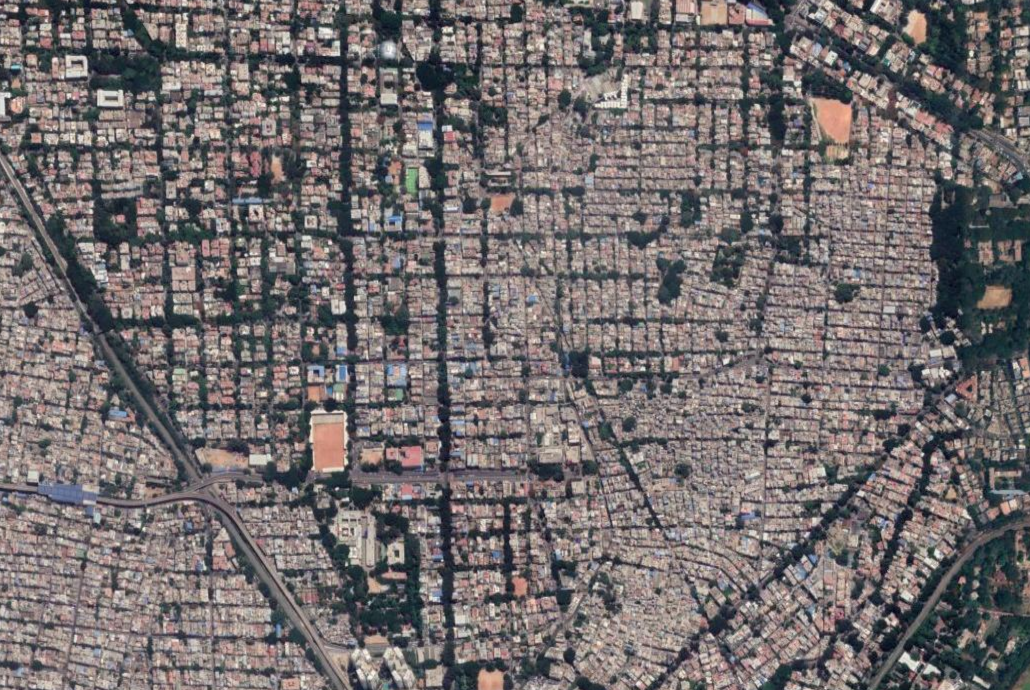
#> input picture generated/560003.png, 1030 x 690 px; its folder holds 4 pictures in this run
$ python masks.py
#> lines starting #> are read from the running program, lines starting #| are printed output that depends on the picture; after the words box and inside, x2 and y2 are one past the last pixel; in counts of white or black regions, pixels touching at a corner belong together
import cv2
import os
import csv
import numpy as np


images_folder_path = os.path.abspath(os.path.join('generated')) + '/'
generated_folder_path = os.path.abspath(os.path.join('masks')) + '/'
images = os.listdir(images_folder_path)

lower_green = np.array([40, 0, 0])
upper_green = np.array([100, 255, 255])


for image in images:
    img = cv2.imread(images_folder_path + image)
#> img is the input picture: shape (690, 1030, 3); mean B, G, R 109.7, 109, 115.3
    hsv = cv2.cvtColor(img, cv2.COLOR_BGR2HSV)
#> hsv: shape (690, 1030, 3); mean H, S, V 76.1, 37.4, 119.6
    maskg = cv2.inRange(hsv, lower_green, upper_green)
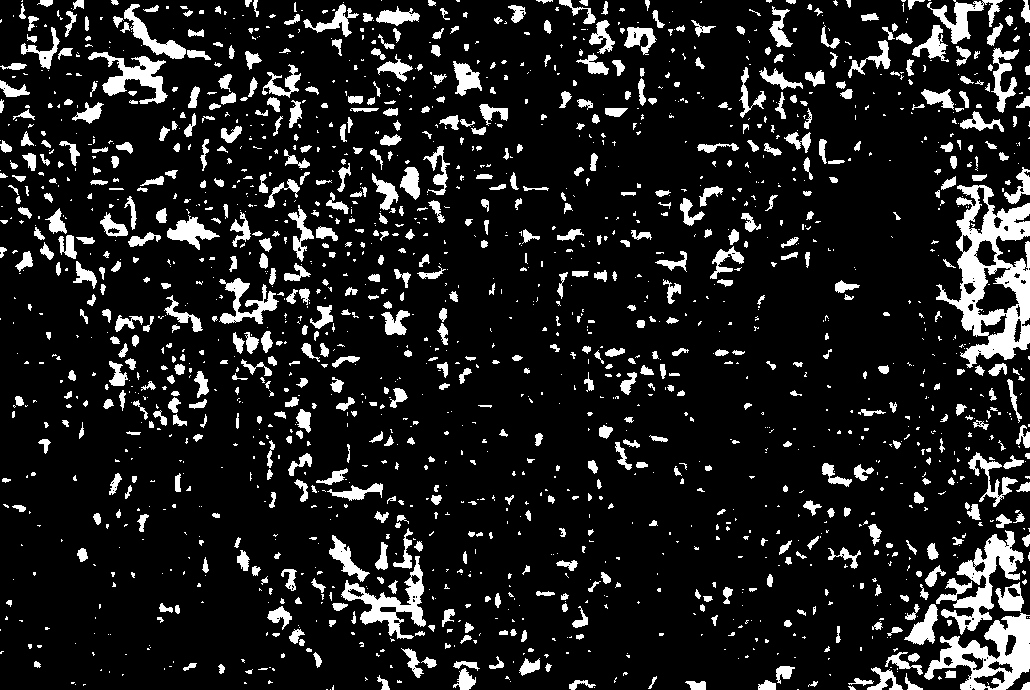
#> maskg: shape (690, 1030); 12.5% white; 1809 white regions (1098 under 20 px), largest, box (x1, y1, x2, y2) and area: (936, 185, 1030, 368) 7232, (924, 613, 1030, 690) 3584, (936, 530, 1024, 635) 2923
    cv2.imwrite(generated_folder_path + image, maskg)
#> pass 2 of the loop `for image in images:`:
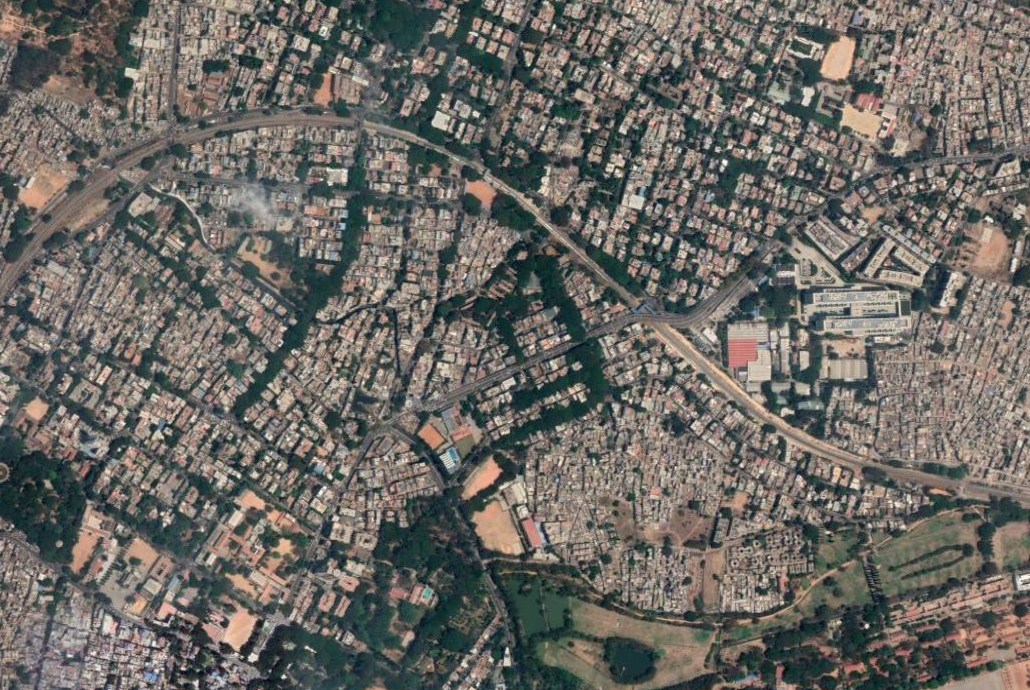
#> input picture generated/560005.png, 1030 x 690 px
#> img is the input picture: shape (690, 1030, 3); mean B, G, R 100, 105.3, 107.9
#> hsv: shape (690, 1030, 3); mean H, S, V 48.3, 45.7, 113.4
#> `maskg = cv2.inRange(hsv, lower_green, upper_green)`:
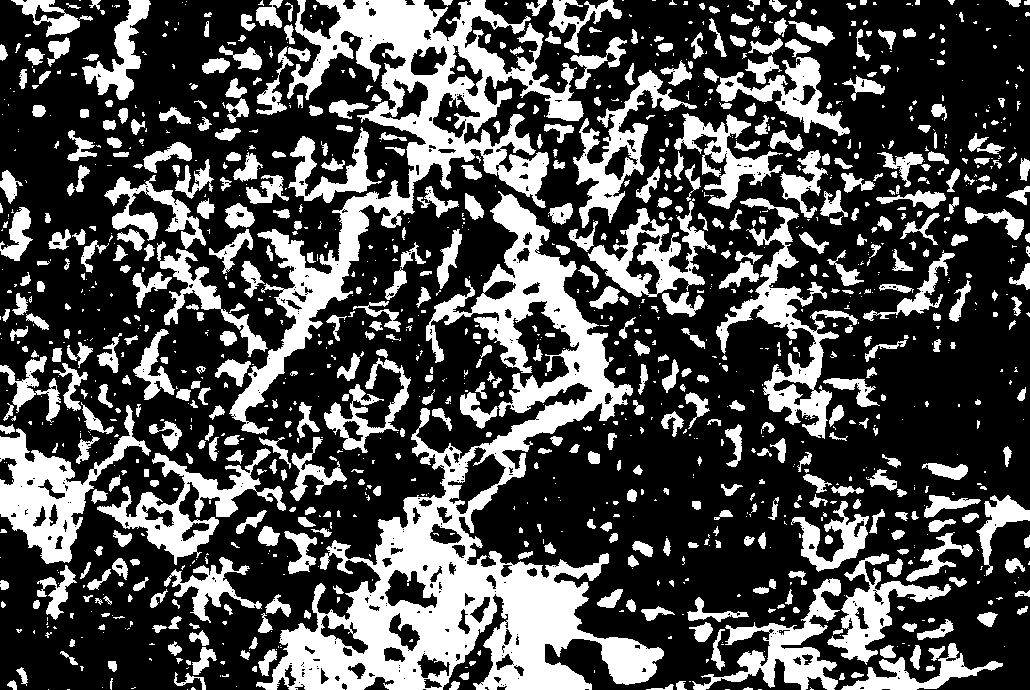
#> maskg: shape (690, 1030); 31.3% white; 1270 white regions (688 under 20 px), largest, box (x1, y1, x2, y2) and area: (256, 191, 664, 690) 51126, (229, 0, 584, 435) 29388, (0, 405, 151, 564) 7439
#> pass 3 of the loop `for image in images:`:
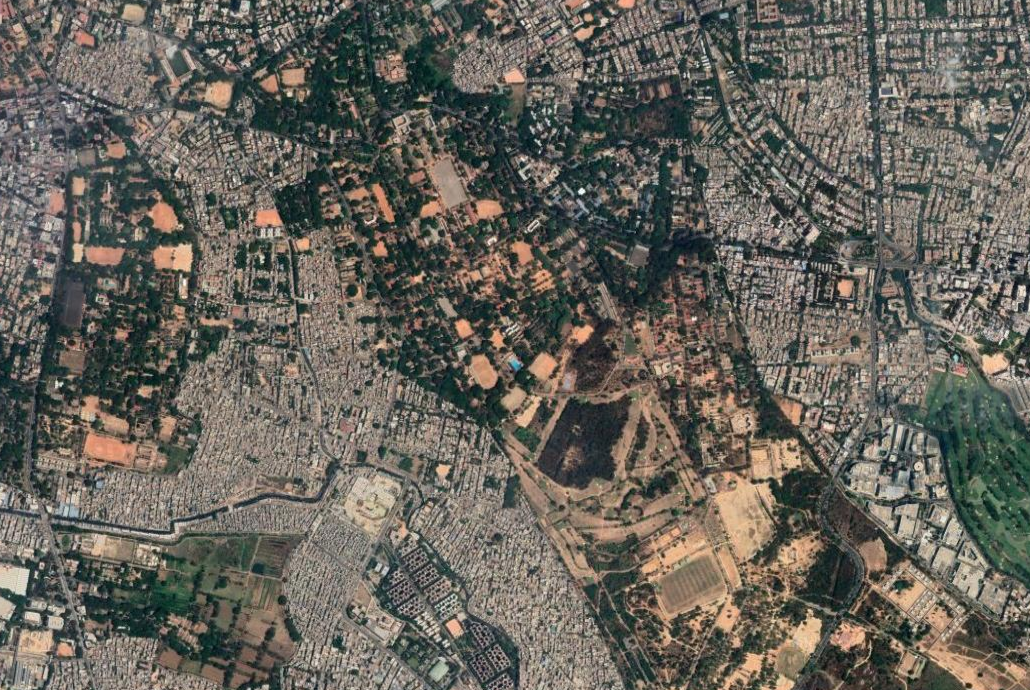
#> input picture generated/560007.png, 1030 x 690 px
#> img is the input picture: shape (690, 1030, 3); mean B, G, R 91.8, 100, 103.3
#> hsv: shape (690, 1030, 3); mean H, S, V 43.4, 50.3, 108.1
#> `maskg = cv2.inRange(hsv, lower_green, upper_green)`:
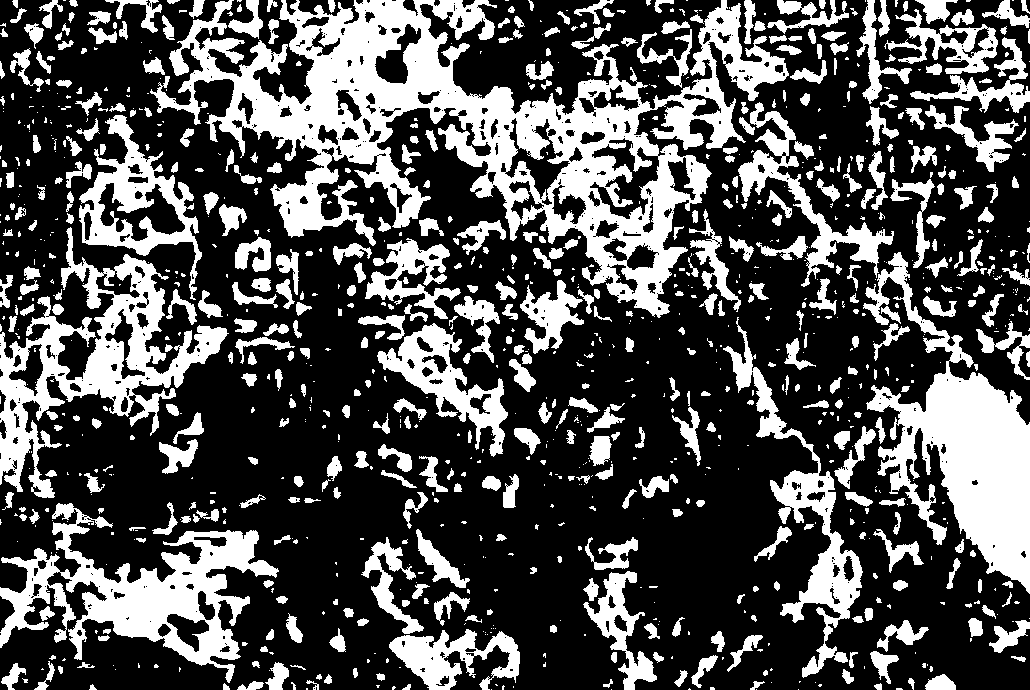
#> maskg: shape (690, 1030); 31.8% white; 1059 white regions (565 under 20 px), largest, box (x1, y1, x2, y2) and area: (150, 0, 789, 318) 61189, (863, 252, 1030, 594) 21286, (0, 503, 279, 683) 16529
#> the loop made 4 passes; the first 3 are shown
